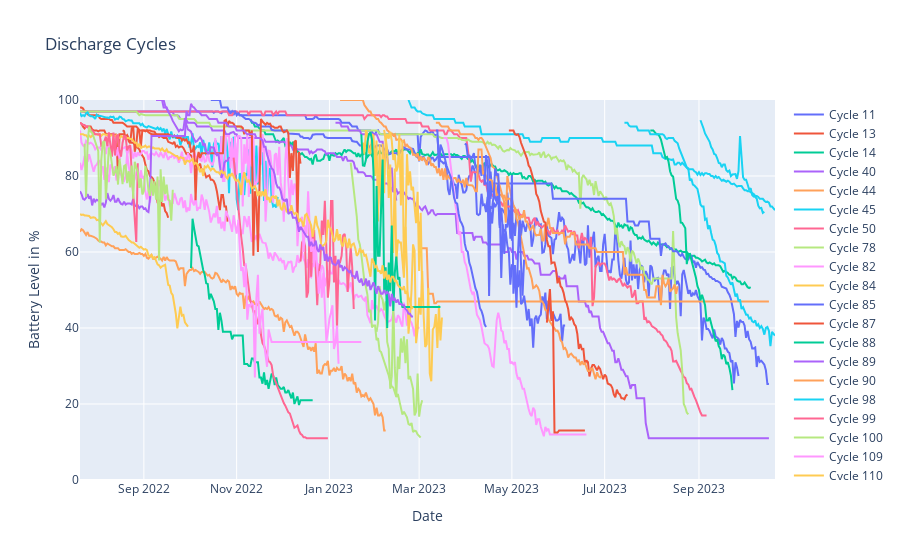

Here is the notebook cell this chart was saved with:
### Code cell
plots.plot_cycles(test_df)
